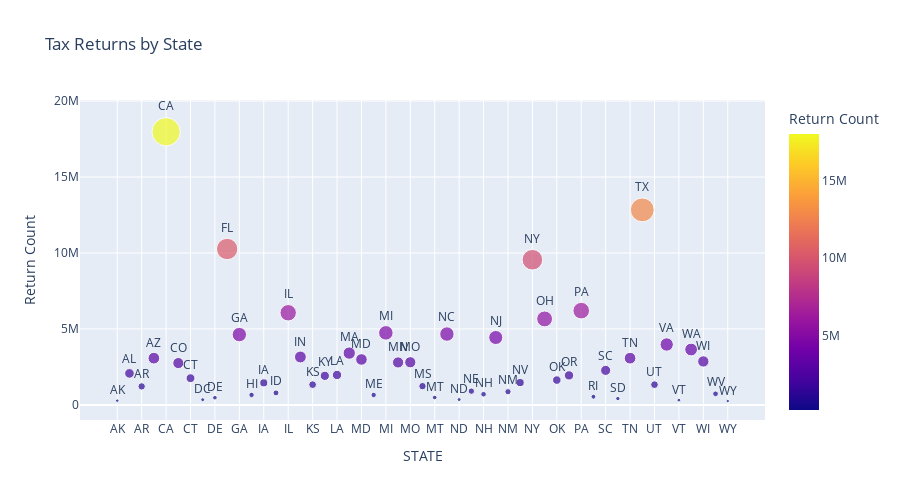

The notebook cell this image was saved under:
### Code cell
fig = px.scatter(df_state_agg, x="STATE", y="TOTAL_ANNUAL_INCOME_RETURN", size="TOTAL_ANNUAL_INCOME_RETURN", hover_name="STATE", text="STATE", color="TOTAL_ANNUAL_INCOME_RETURN",
                 color_continuous_scale='Plasma',
                 title="Tax Returns by State",
                 labels={"TOTAL_ANNUAL_INCOME_RETURN": "Return Count",})

fig.update_traces(textposition='top center')

fig.update_layout(
    height=500
)

fig.show()

### Figure 1 — Plotly figure (JSON) as saved in the notebook; plotly's stock layout.template omitted (floating-point values rounded to 4 significant figures)
{"data": [{"hovertemplate": "<b>%{hovertext}</b><br><br>STATE=%{text}<br>Return Count=%{marker.color}<extra></extra>", "hovertext": ["AK", "AL", "AR", "AZ", "CA", "CO", "CT", "DC", "DE", "FL", "GA", "HI", "IA", "ID", "IL", "IN", "KS", "KY", "LA", "MA", "MD", "ME", "MI", "MN", "MO", "MS", "MT", "NC", "ND", "NE", "NH", "NJ", "NM", "NV", "NY", "OH", "OK", "OR", "PA", "RI", "SC", "SD", "TN", "TX", "UT", "VA", "VT", "WA", "WI", "WV", "WY"], "legendgroup": "", "marker": {"color": [281360, 2074930, 1221280, 3078780, 17973450, 2753620, 1761800, 345200, 476310, 10261690, 4629670, 659900, 1453250, 793290, 6064990, 3156270, 1335740, 1914380, 1974220, 3412460, 2993020, 656410, 4743260, 2796490, 2808770, 1237080, 489780, 4665430, 353820, 908300, 706790, 4437430, 869870, 1472040, 9554220, 5661830, 1635410, 1944780, 6204420, 540900, 2273830, 418730, 3077300, 12836100, 1335330, 3977510, 317060, 3646330, 2862240, 733750, 259690], "coloraxis": "coloraxis", "size": [281360, 2074930, 1221280, 3078780, 17973450, 2753620, 1761800, 345200, 476310, 10261690, 4629670, 659900, 1453250, 793290, 6064990, 3156270, 1335740, 1914380, 1974220, 3412460, 2993020, 656410, 4743260, 2796490, 2808770, 1237080, 489780, 4665430, 353820, 908300, 706790, 4437430, 869870, 1472040, 9554220, 5661830, 1635410, 1944780, 6204420, 540900, 2273830, 418730, 3077300, 12836100, 1335330, 3977510, 317060, 3646330, 2862240, 733750, 259690], "sizemode": "area", "sizeref": 44930.0, "symbol": "circle"}, "mode": "markers+text", "name": "", "orientation": "v", "showlegend": false, "text": ["AK", "AL", "AR", "AZ", "CA", "CO", "CT", "DC", "DE", "FL", "GA", "HI", "IA", "ID", "IL", "IN", "KS", "KY", "LA", "MA", "MD", "ME", "MI", "MN", "MO", "MS", "MT", "NC", "ND", "NE", "NH", "NJ", "NM", "NV", "NY", "OH", "OK", "OR", "PA", "RI", "SC", "SD", "TN", "TX", "UT", "VA", "VT", "WA", "WI", "WV", "WY"], "textposition": "top center", "type": "scatter", "x": ["AK", "AL", "AR", "AZ", "CA", "CO", "CT", "DC", "DE", "FL", "GA", "HI", "IA", "ID", "IL", "IN", "KS", "KY", "LA", "MA", "MD", "ME", "MI", "MN", "MO", "MS", "MT", "NC", "ND", "NE", "NH", "NJ", "NM", "NV", "NY", "OH", "OK", "OR", "PA", "RI", "SC", "SD", "TN", "TX", "UT", "VA", "VT", "WA", "WI", "WV", "WY"], "xaxis": "x", "y": [281360, 2074930, 1221280, 3078780, 17973450, 2753620, 1761800, 345200, 476310, 10261690, 4629670, 659900, 1453250, 793290, 6064990, 3156270, 1335740, 1914380, 1974220, 3412460, 2993020, 656410, 4743260, 2796490, 2808770, 1237080, 489780, 4665430, 353820, 908300, 706790, 4437430, 869870, 1472040, 9554220, 5661830, 1635410, 1944780, 6204420, 540900, 2273830, 418730, 3077300, 12836100, 1335330, 3977510, 317060, 3646330, 2862240, 733750, 259690], "yaxis": "y"}], "layout": {"coloraxis": {"colorbar": {"title": {"text": "Return Count"}}, "colorscale": [[0, "#0d0887"], [0.1111, "#46039f"], [0.2222, "#7201a8"], [0.3333, "#9c179e"], [0.4444, "#bd3786"], [0.5556, "#d8576b"], [0.6667, "#ed7953"], [0.7778, "#fb9f3a"], [0.8889, "#fdca26"], [1, "#f0f921"]]}, "height": 500, "legend": {"itemsizing": "constant", "tracegroupgap": 0}, "title": {"text": "Tax Returns by State"}, "xaxis": {"anchor": "y", "domain": [0, 1], "title": {"text": "STATE"}}, "yaxis": {"anchor": "x", "domain": [0, 1], "title": {"text": "Return Count"}}}}
